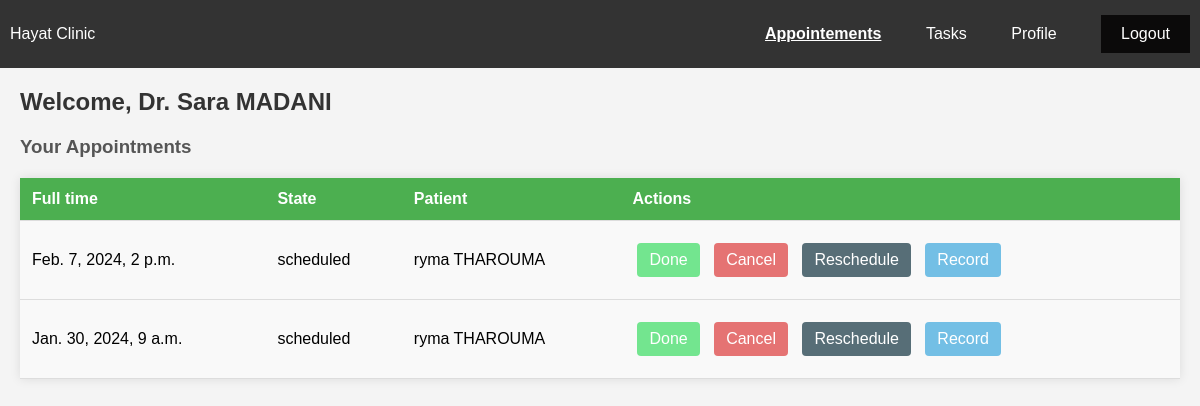
The app's page /project/appointements_doc/ (signed in) with its own data.
### Project/models.py (models this page shows)
class Appointment(models.Model):
    aid = models.AutoField(primary_key=True)
    APPOINTMENT_STATES = [
        ("scheduled", "Scheduled"),
        ("completed", "Completed"),
        ("canceled", "Canceled"),
    ]
    TIME_CHOICES = [
        (time(hour, 0), f'{hour}:00')
        for hour in range(9, 12)  # Exclude 12:00
    ] + [
        (time(hour, 0), f'{hour}:00')
        for hour in range(13, 15)  # After lunch, resume from 13:00
    ]
    time_slot = models.TimeField(choices=TIME_CHOICES, default=TIME_CHOICES[0][0], null=False, blank=False)
    full_time = models.DateTimeField(null=False, blank=False)
    state = models.CharField(max_length=20, choices=APPOINTMENT_STATES, null=False, blank=False,default=APPOINTMENT_STATES[0][0])
    patient = models.ForeignKey('Patient', on_delete=models.CASCADE, related_name='appointments_as_patient')
    doctor = models.ForeignKey('Doctor', on_delete=models.CASCADE, related_name='appointments_as_doctor')

class Patient(models.Model):
    pid = models.AutoField(primary_key=True)
    user = models.OneToOneField(User, on_delete=models.CASCADE, unique=True, null=False)
    phone_number = models.CharField(max_length=15, unique=True, null=False, blank=False)
    address = models.CharField(max_length=200, null=False, blank=False)
    date_of_birth = models.DateField(null=False, blank=False)
    emergency_contact = models.CharField(max_length=100, blank=True, null=True)
    GENDER_CHOICES = [
        ('female', 'Female'),
        ('male', 'Male'),
    ]
    gender = models.CharField(max_length=10, choices=GENDER_CHOICES, default='female')

### Project/views.py (the view)
# urls.py: path('appointements_doc/',views.appointements_doc,name='appointements_doc'),
@login_required
def appointements_doc(request):
    user = request.user
    appointments = []
    if Doctor.objects.filter(user=user).exists():
        appointments = Appointment.objects.filter(doctor__user=user, state='scheduled')
    return render(request, 'appointements_doctor.html', {'user': user, 'appointments': appointments})

### Project/templates/appointements_doctor.html (shortened to what this page needs)
<!DOCTYPE html>
<html lang="en">
  <head>
  </head>
  <body>
    <nav>
      <span>Hayat Clinic</span>
      <div>
        <a href="#" style="text-decoration: underline; font-weight: bold"
          >Appointements</a
        >
        <a href="{% url 'doctor_tasks' %}">Tasks</a>
        <a href="{% url 'doctor_profile' %}">Profile</a>
        <a class="login" href="{% url 'logout' %}">Logout</a>
      </div>
    </nav>
    <div class="appointments">
      <h2>Welcome, Dr. {{ user.first_name }} {{ user.last_name }}</h2>
      <h3>Your Appointments</h3>
      <table>
        <thead>
          <tr>
            <th>Full time</th>
            <th>State</th>
            <th>Patient</th>
            <th>Actions</th>
          </tr>
        </thead>
        <tbody>
          {% for appointment in appointments %}
          <tr>
            <td>{{ appointment.full_time }}</td>
            <td>{{ appointment.state }}</td>
            <td>{{ appointment.patient.user.get_full_name }}</td>
            <td>
              <a
                class="btn done"
                href="/project/fill_diagnosis/{{appointment.aid}}"
                >Done</a
              >
              <a
                class="btn cancel"
                href="/project/delete_appointment_doc/{{appointment.aid}}"
                >Cancel</a
              >
              <a
                class="btn resc"
                href="/project/reschedule_appointment_doc/{{appointment.aid}}"
                >Reschedule</a
              >
              <a
                class="btn record"
                href="/project/patient_profile_doc/{{appointment.aid}}"
                >Record</a
              >
            </td>
          </tr>
          {% endfor %}
        </tbody>
      </table>
    </div>
  </body>
</html>

### Project/templates/appointements_doctor.html (style rules this page uses)
body { font-family: Arial, sans-serif; background-color: #f4f4f4; margin: 0px; }
h2 { color: #333; }
h3 { color: #555; }
nav { background-color: #333; color: white; padding: 10px; display: flex; justify-content: space-between; align-items: center; width: 100%; top: 0; left: 0; margin-bottom: 5px; }
nav a { color: white; text-decoration: none; margin: 5px 20px; }
.appointments { margin: 20px; }
.login { display: inline-block; background-color: #0b0a0a; padding: 10px 20px; }
table { width: 100%; border-collapse: collapse; margin-top: 20px; background-color: #fff; box-shadow: 0 0 10px rgba(0, 0, 0, 0.1); }
th, td { padding: 12px; text-align: left; border-bottom: 1px solid #ddd; }
th { background-color: #4caf50; color: white; }
td { background-color: #f9f9f9; }
a { text-decoration: none; color: #007bff; }
.btn { display: inline-block; padding: 8px 12px; margin: 10px 5px; text-align: center; text-decoration: none; border-radius: 4px; }
.cancel { background-color: #e57373; color: white; }
.done { background-color: #73e58f; color: white; }
.resc { background-color: #576e77; color: white; }
.record { background-color: #73bfe5; color: white; }

### records on screen
Appointment: full_time "Feb. 7, 2024, 2 p.m.", state "scheduled", patient.user.get_full_name "ryma THAROUMA"
Appointment: full_time "Jan. 30, 2024, 9 a.m.", state "scheduled", patient.user.get_full_name "ryma THAROUMA"

### other values on screen
{{ user.first_name }} "Sara"
{{ user.last_name }} "MADANI"
